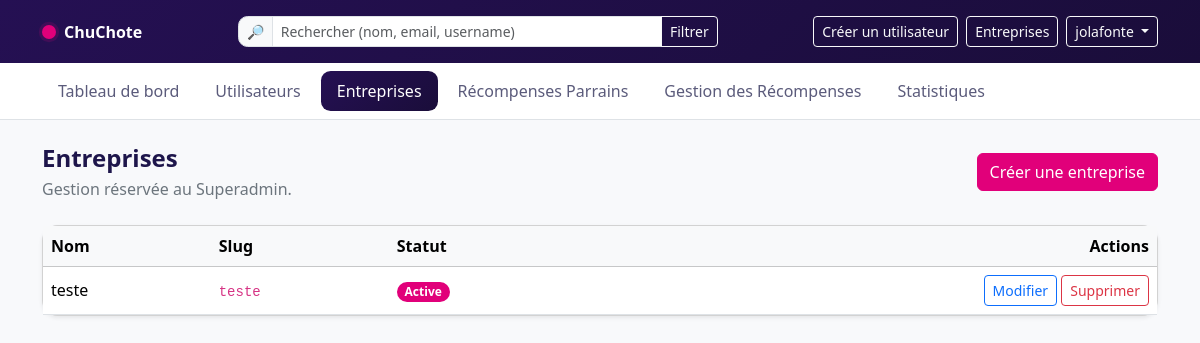
Page /accounts/companies/ (signed in) on the committed database.
### accounts/models.py (models this page shows, shortened)
class User(AbstractUser, PermissionsMixin):
    class Profile(models.TextChoices):
        SUPERADMIN = "superadmin", "Superadmin (plateforme)"
        ADMIN = "admin", "Admin d’entreprise"
        OPERATEUR = "operateur", "Opérateur"
        CLIENT = "client", "Client (V1: non utilisable)"
    profile = models.CharField(
        max_length=20,
        choices=Profile.choices,
        default=Profile.CLIENT,
    )
    company = models.ForeignKey(
        Company, on_delete=models.SET_NULL, null=True, blank=True, related_name="users"
    )
    def is_superadmin(self) -> bool:
        return self.profile == self.Profile.SUPERADMIN

class Company(models.Model):
    name = models.CharField(max_length=150, unique=True)
    slug = models.SlugField(max_length=160, unique=True, blank=True)
    is_active = models.BooleanField(default=True)
    slogan = models.CharField(max_length=255, blank=True)
    primary_color = models.CharField(
        max_length=7, default="#ec4899", validators=[hex_color_validator]
    )
    secondary_color = models.CharField(
        max_length=7, default="#000000", validators=[hex_color_validator]
    )
    logo = models.ImageField(upload_to="company_logos/", blank=True, null=True)
    class Meta:
        verbose_name = "Entreprise"
        verbose_name_plural = "Entreprises"

### accounts/views.py (the view)
# urls.py: path("companies/", company_list, name="company_list"),
@login_required
def company_list(request):
    require_superadmin(request.user)
    companies = Company.objects.all().order_by("name")
    return render(request, "accounts/compagnies/list.html", {"companies": companies})

### accounts/permissions.py (called while the page is built)
def require_superadmin(user):
    if not user.is_authenticated or not user.is_superadmin():
        raise PermissionDenied("Réservé au Superadmin.")

### templates/accounts/compagnies/list.html (shortened to what this page needs)
{% extends "base_dashboard.html" %}
{% block body_data_page %}companies{% endblock %}
{% block nav_companies_active %}active{% endblock %}
{% block content %}
<header class="d-flex align-items-center justify-content-between mb-4">
  <div>
    <h1 class="h4 section-title mb-1">Entreprises</h1>
    <div class="text-secondary">Gestion réservée au Superadmin.</div>
  </div>
  <a class="btn btn-primary" href="{% url 'accounts:company_create' %}">Créer une entreprise</a>
</header>
<div class="card shadow-sm">
  <div class="table-responsive">
    <table class="table table-hover align-middle mb-0">
      <thead class="table-light">
        <tr>
          <th>Nom</th>
          <th>Slug</th>
          <th>Statut</th>
          <th class="text-end">Actions</th>
        </tr>
      </thead>
      <tbody>
        {% for c in companies %}
          <tr>
            <td class="fw-medium">{{ c.name }}</td>
            <td><code class="small">{{ c.slug }}</code></td>
            <td>
              {% if c.is_active %}
                <span class="badge rounded-pill" style="background: var(--brand-primary); color:#fff;">Active</span>
              {% else %}
                <span class="badge text-bg-secondary">Inactive</span>
              {% endif %}
            </td>
            <td class="text-end">
              {% if c.id %}
                <a class="btn btn-sm btn-outline-primary" href="{% url 'accounts:company_update' c.id %}">Modifier</a>
                <a class="btn btn-sm btn-outline-danger" href="{% url 'accounts:company_delete' c.id %}">Supprimer</a>
              {% else %}
                <span class="text-secondary small">ID manquant</span>
              {% endif %}
            </td>
          </tr>
        {% empty %}
          <tr>
            <td colspan="4" class="text-center text-secondary py-4">Aucune entreprise.</td>
          </tr>
        {% endfor %}
      </tbody>
    </table>
  </div>
</div>
{% endblock %}

### templates/base_dashboard.html (shortened to what this page needs)
{% load static %}
<!doctype html>
<html lang="fr">
<head>
  <link rel="stylesheet" href="{% static 'bootstrap/css/bootstrap.min.css' %}">
  <link rel="stylesheet" href="{% static 'css/app.css' %}">
</head>
<body data-page="{% block body_data_page %}{% endblock %}">
  <header class="topbar border-bottom sticky-top">
    <div class="topbar-gradient">
      <div class="container py-3">
        <div class="d-flex align-items-center justify-content-between gap-3">
          <a class="navbar-brand d-flex align-items-center gap-2 text-white text-decoration-none"
             href="{% url 'dashboard:root' %}">
            <span class="brand-dot"></span>
            <span class="fw-bold">ChuChote</span>
          </a>
          <form class="d-none d-md-flex" role="search" method="get" action="" style="min-width: 480px;">
            <div class="input-group input-group-sm">
              <span class="input-group-text">🔎</span>
              <input class="form-control"
                     type="search"
                     name="q"
                     value="{{ current_q|default:'' }}"
                     placeholder="Rechercher (nom, email, username)"
                     aria-label="Search">
              <button class="btn btn-outline-light" type="submit">Filtrer</button>
            </div>
          </form>
          <div class="d-flex align-items-center gap-2">
            <a class="btn btn-sm btn-outline-light" href="{% url 'accounts:user_create' %}">Créer un utilisateur</a>
            {% if request.user.profile == 'superadmin' %}
              <a class="btn btn-sm btn-outline-light" href="{% url 'accounts:company_list' %}">
                Entreprises
              </a>
            {% endif %}
            <div class="dropdown">
              <button class="btn btn-sm btn-outline-light dropdown-toggle" data-bs-toggle="dropdown">
                {{ request.user.get_username|default:"Compte" }}
              </button>
            </div>
          </div>
        </div>
      </div>
    </div>
    <div class="topbar-nav bg-white">
      <div class="container">
        <ul class="nav nav-pills gap-1 py-2" id="mainNav">
          <li class="nav-item">
            <a class="nav-link {% block nav_dashboard_active %}{% endblock %}"
               href="{% url 'dashboard:root' %}">
              Tableau de bord
            </a>
          </li>
          <li class="nav-item">
            <a class="nav-link {% block nav_users_active %}{% endblock %}"
               href="{% url 'accounts:user_list' %}">
              Utilisateurs
            </a>
          </li>
          {% if request.user.profile == 'superadmin' %}
            <li class="nav-item">
              <a class="nav-link {% block nav_companies_active %}{% endblock %}"
                 href="{% url 'accounts:company_list' %}">
                Entreprises
              </a>
            </li>
          {% endif %}
          <li class="nav-item">
            <a class="nav-link {% block nav_clients_active %}{% endblock %}"
               href="{% url 'dashboard:clients_list' %}">
              Récompenses Parrains
            </a>
          </li>
          <li class="nav-item">
            <a class="nav-link {% block nav_rewards_active %}{% endblock %}"
               href="{% url 'rewards:list' %}">
              Gestion des Récompenses
            </a>
          </li>
          <li class="nav-item">
            <a class="nav-link {% block nav_stats_active %}{% endblock %}" href="{% url 'rewards:stats' %}">
              Statistiques
            </a>
          </li>
        </ul>
      </div>
    </div>
  </header>
  <main class="container my-4">
    {% block content %}{% endblock %}
  </main>
</body>
</html>

### static/css/app.css (style rules this page uses)
:root { --brand-primary:#E1007A; --brand-gradient-start:#251053; --brand-gradient-end:#1A0D3A; --brand-ink:#1E164B; }
body { background-color:#f8f9fb }
.topbar-gradient { background: linear-gradient(140deg, var(--brand-gradient-start) 0%, var(--brand-gradient-end) 100%); }
.navbar-brand .brand-dot { width: 14px; height:14px; display:inline-block; border-radius:50%; background: var(--brand-primary); box-shadow: 0 0 0 .2rem rgba(225,0,122,.15); }
.btn-primary { --bs-btn-bg: var(--brand-primary); --bs-btn-border-color: var(--brand-primary); --bs-btn-hover-bg: #c40069; --bs-btn-hover-border-color: #c40069; }
.topbar .form-control { border-radius:.6rem; }
.topbar .input-group-text { border-radius:.6rem 0 0 .6rem; }
.topbar-nav .nav-link { color:#5b5b7b; border-radius:.6rem; }
.topbar-nav .nav-link.active, .topbar-nav .nav-link:hover { color:#fff; background: linear-gradient(140deg, var(--brand-gradient-start) 0%, var(--brand-gradient-end) 100%); }
.section-title { color: var(--brand-ink); font-weight:800; }
.card { border-radius:1rem; }
.table thead th { white-space:nowrap }

### rows in the picture
User: user.get_username "jolafonte"
Company: name "teste", slug "teste", is_active "Active", shows "Modifier"
